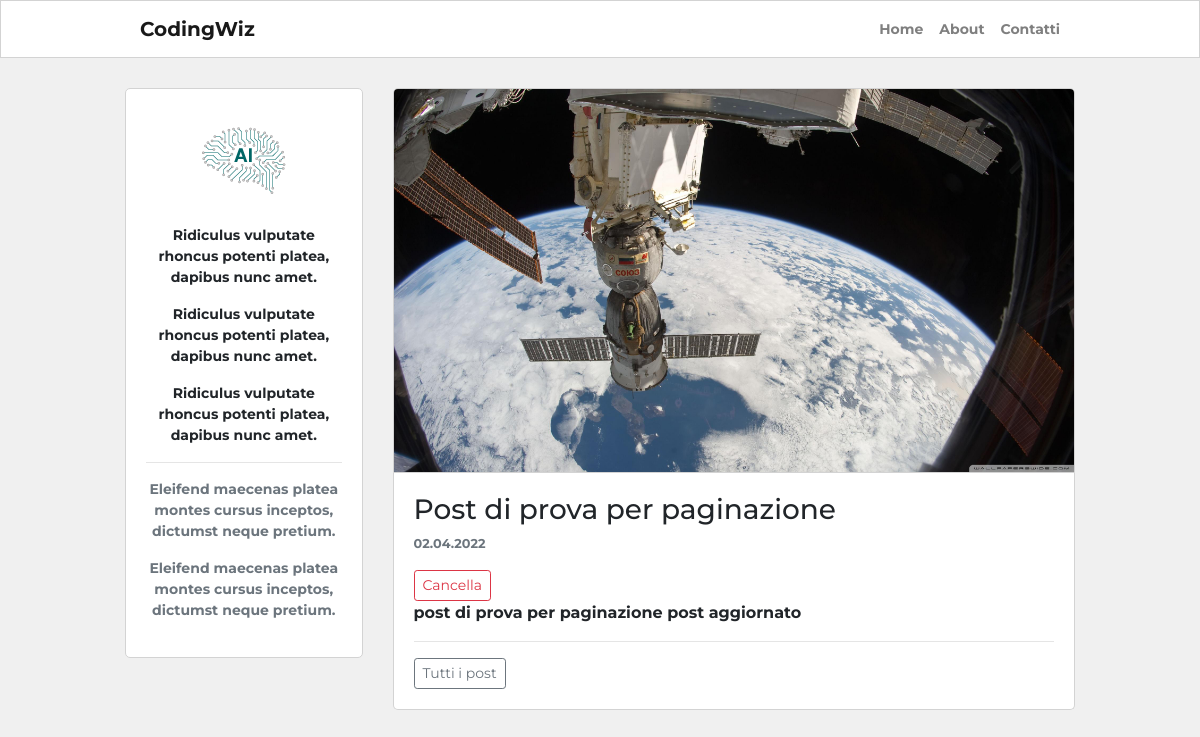
/posts/post-di-prova-per-paginazione-cx1mwf, run on the app's committed database.
### blog/models.py (models this page shows, shortened)
class Post(db.Model):
    __tablename__ = "post"
    id = db.Column(db.Integer, primary_key=True)
    user_id = db.Column(db.Integer, db.ForeignKey("user.id"), nullable=False)
    created_at = db.Column(db.DateTime, default=datetime.now)
    title = db.Column(db.String(255), nullable=False)
    description = db.Column(db.String(255))
    body = db.Column(db.Text(), nullable=False)
    slug = db.Column(db.String(255))
    image = db.Column(db.String(120))

### blog/routes.py (the view)
@app.route('/posts/<string:post_slug>')
def post_details(post_slug):
    post_instance = Post.query.filter_by(slug=post_slug).first_or_404() # questo metodo mi permette se chiamo un post che non esiste di andare in 404 e non in None Type
    return render_template("post_details.html", post=post_instance)

### blog/templates/post_details.html (shortened to what this page needs)
{% extends 'base.html' %}
{% block content %}
<div class="container content-container">
    <div class="row no-gutters">
        <div class="col-md-9 order-md-2">
                {% if post.image %}
                <div class="post-image-block">
                    <img class="img-fluid post-image" src="{{ url_for('static', filename='img/posts/' + post.image) }}" alt="">
                </div>
                <div class="post-page-block no-border-top">
                {% else %}
                <div class="post-page-block">
                {% endif %}
                <h3>{{ post.title }}</h3>
                <p class="p-small-two text-muted">
                    {{ post.created_at.strftime("%d.%m.%Y") }}
                </p>
                <button type="button" class="btn btn-sm btn-outline-danger" data-toggle="modal" data-target="#deletePostModal">
                    Cancella
                </button>
                <p>
                    {{ post.body }}
                </p>
                <hr>
                <a class="btn btn-sm btn-outline-secondary" href="{{url_for('homepage')}}">Tutti i post</a>
            </div>
        </div>
        <div class="col-md-3 order-md-1">
            {% include "about_me_snippet.html" %}
        </div>
    </div>
</div>
{% endblock %}

### blog/static/blog.css (style rules this page uses)
html, body { font-family: 'Montserrat', sans-serif; background-color: #f0f0f0; font-weight: bold; }
.content-container { max-width: 950px; margin-top: 30px; margin-bottom: 30px; padding: 0px; }
.post-page-block { background-color: white; border: 1px solid #d3d3d3; border-radius: 5px; padding:20px; margin-bottom:30px; }
.p-small-two { font-size: 0.800rem; }
.no-border-top { border-top: 0; border-top-left-radius: 0; border-top-right-radius: 0; }
.post-image { border: 1px solid #d3d3d3; border-top-left-radius: 5px; border-top-right-radius: 5px; }
@media (min-width: 768px) { .post-page-block { margin-left: 30px; } }
@media (min-width: 768px) { .post-image-block { margin-left: 30px; } }

### data on the page
Post: image (picture), title "Post di prova per paginazione", created_at "02.04.2022", body "post di prova per paginazione post aggiornato"
